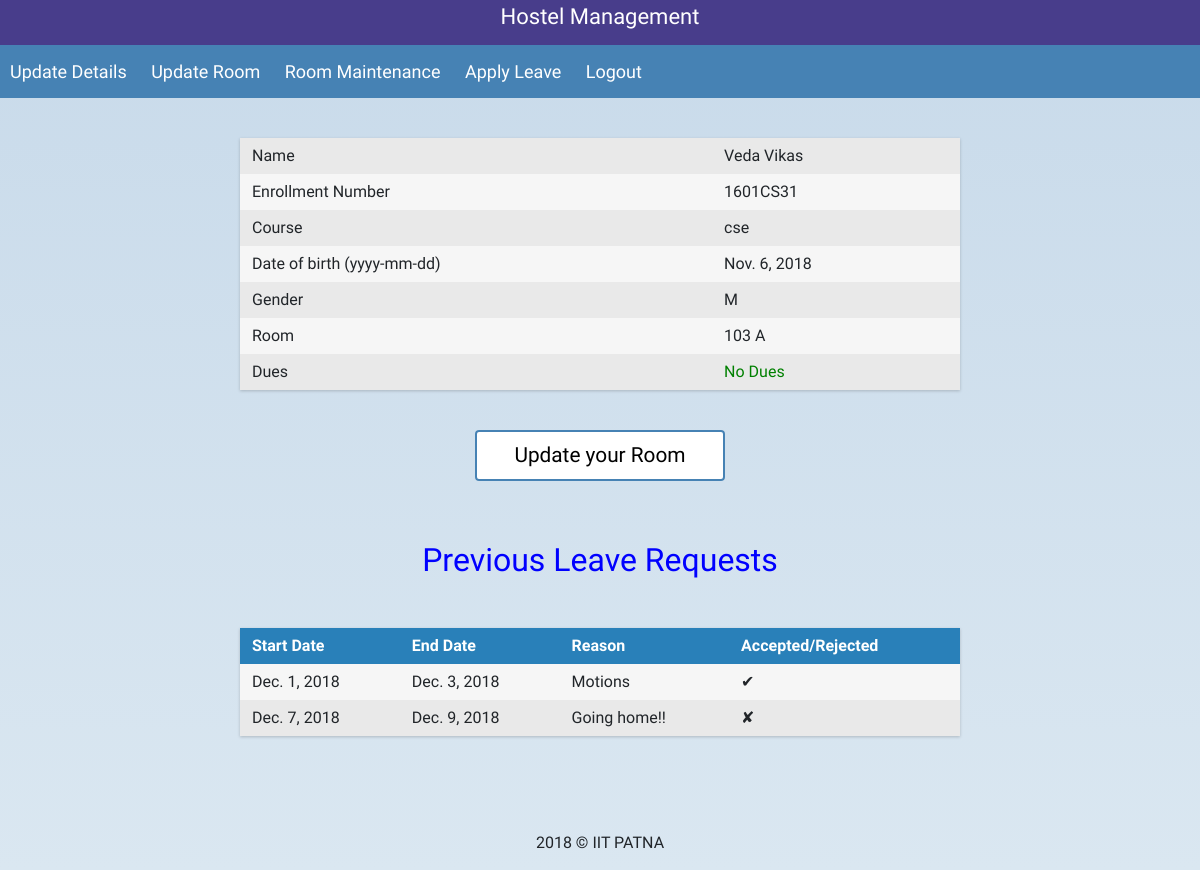
Before: /student_profile/ (signed in) with the older database file.
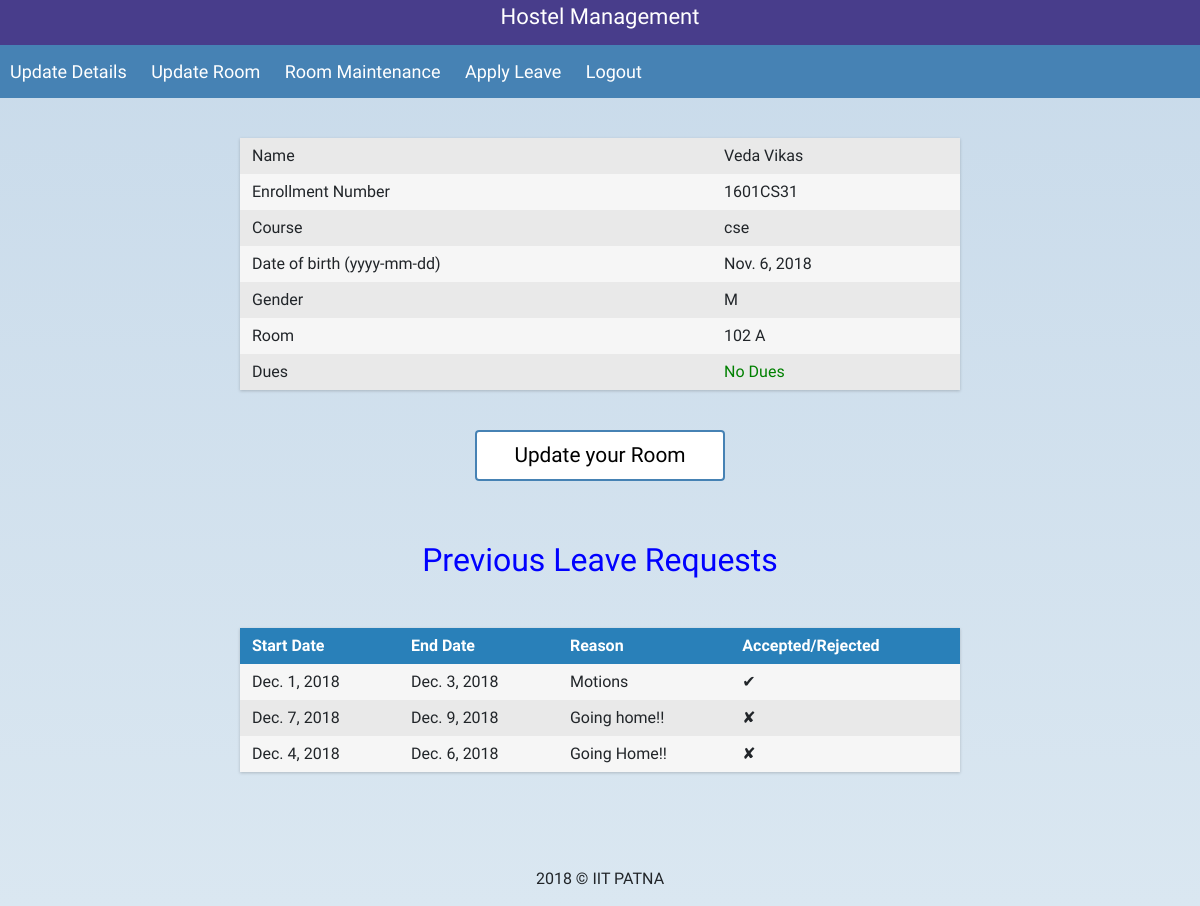
After: the same page with the newer database file.
### selection/models.py (models this page shows, shortened)
class Student(models.Model):
    user = models.OneToOneField(
        User,
        default=None,
        null=True,
        on_delete=models.CASCADE)
    gender_choices = [('N','None'),('M', 'Male'), ('F', 'Female')]
    student_name = models.CharField(max_length=200, null=True)
    father_name = models.CharField(max_length=200, null=True)
    enrollment_no = models.CharField(max_length=10, unique=True, null=True)
    course = models.ForeignKey(
        'Course',
        null=True,
        default=None,
        on_delete=models.CASCADE)
    dob = models.DateField(
        max_length=10,
        help_text="format : YYYY-MM-DD",
        null=True)
    gender = models.CharField(
        choices=gender_choices,
        max_length=1,
        default='N',null=True)
    room = models.OneToOneField(
        'Room',
        blank=True,
        on_delete= models.SET_NULL,
        null=True)
    room_allotted = models.BooleanField(default=False)
    no_dues = models.BooleanField(default=True)

class Room(models.Model):
    room_choice = [('S', 'Single Occupancy'), ('D', 'Double Occupancy'), ('P', 'Reserved for Research Scholars'),('B', 'Both Single and Double Occupancy')]
    no = models.CharField(max_length=5)
    name = models.CharField(max_length=10)
    room_type = models.CharField(choices=room_choice, max_length=1, default=None)
    vacant = models.BooleanField(default=False)
    hostel = models.ForeignKey('Hostel', on_delete=models.CASCADE)
    repair = models.CharField(max_length=100, blank=True)
    def __str__(self):
        return '%s %s' %(self.name, self.hostel)

class Hostel(models.Model):
    name = models.CharField(max_length=5)
    gender_choices = [('M', 'Male'), ('F', 'Female')]
    gender = models.CharField(
        choices=gender_choices,
        max_length=1,
        default=None,
        null=True)
    course = models.ManyToManyField('Course', default=None, blank=True)
    caretaker = models.CharField(max_length=100, blank=True)
    def __str__(self):
        return self.name

class Leave(models.Model):
    student = models.ForeignKey('Student', on_delete=models.CASCADE)
    start_date = models.DateField()
    end_date = models.DateField()
    reason = models.CharField(max_length=100,blank = False)
    accept = models.BooleanField(default=False)
    reject = models.BooleanField(default=False)
    confirm_time = models.DateTimeField(auto_now_add=True)

class Course(models.Model):
    code = models.CharField(max_length=100, default=None)
    room_choice = [('S', 'Single Occupancy'), ('D', 'Double Occupancy'), ('P', 'Reserved for Research Scholars'), ('B', 'Both Single and Double Occupancy')]
    room_type = models.CharField(choices=room_choice, max_length=1, default='D')

### selection/views.py (the view)
# urls.py: path('student_profile/', views.student_profile, name='student_profile'),
def student_profile(request):
    user = request.user
    if user is not None:
        if user.is_warden:
            return HttpResponse('Invalid Login')
        if user.is_active:
            login(request, user)
            student = request.user.student
            leaves = Leave.objects.filter(student=request.user.student)
            return render(request, 'profile.html', {'student': student, 'leaves': leaves})
        else:
            return HttpResponse('Disabled account')
    else:
        return HttpResponse('Invalid Login')

### selection/templates/profile.html
{% extends 'base.html' %}
{% block content %}
    <div class="wrapper">
        <div class="table">
            <div class="row">
                <div class="cell">
                    Name
                </div>
                <div class="cell">
                    {{ student.student_name }}
                </div>
            </div>
            <div class="row">
                <div class="cell">
                    Enrollment Number
                </div>
                <div class="cell">
                    {{ student.enrollment_no }}
                </div>
            </div>
            <div class="row">
                <div class="cell">
                    Course
                </div>
                <div class="cell">
                    {{ student.course.code }}
                </div>
            </div>
            <div class="row">
                <div class="cell">
                    Date of birth (yyyy-mm-dd)
                </div>
                <div class="cell">
                    {{ student.dob }}
                </div>
            </div>
            <div class="row">
                <div class="cell">
                    Gender
                </div>
                <div class="cell">
                    {{ student.gender }}
                </div>
            </div>
            <div class="row">
                <div class="cell">
                    Room
                </div>
                <div class="cell">
                    {% if student.room_allotted %} {{ student.room }}
                    {% else %} Not Allotted
                    {% endif %}
                </div>
            </div>
            <div class="row">
                <div class="cell">
                    Dues
                </div>
                <div class="cell">
                    {% if student.no_dues %} <div style="color: green">No Dues</div>
                    {% else %} <div style="color: red">Unpaid Dues</div>
                    {% endif %}
                </div>
            </div>
        </div>
        {% if student.room_allotted %}
            <a class="button-custom" href="{% url 'select' %}">
           Update your Room
        </a>
        {% else %}
        <a class="button-custom" href="{% url 'select' %}">
            Select a Room
        </a>
        {% endif %}
    </div>
    <h2 style = "text-align: center; color: blue ;" > Previous Leave Requests</h2>
    {% if leaves %}
    <div class="wrapper">
        <div class="table">
            <div class="row header">
                <div class="cell">
                    Start Date
                </div>
                <div class="cell">
                    End Date
                </div>
                <div class="cell">
                    Reason
                </div>
                <div class="cell">
                    Accepted/Rejected
                </div>
            </div>
            {% for leave in leaves %}
                <div class="row">
                    <div class="cell">
                        {{leave.start_date}}
                    </div>
                    <div class="cell">
                        {{leave.end_date}}
                    </div>
                    <div class="cell">
                        {{leave.reason}}
                    </div>
                    <div class="cell">
                        {% if leave.accept %} &#10004; {% elif leave.reject %} &#10008; {% else %} - {% endif %}
                    </div>
                 </div>
            {% endfor %}
        </div>
    </div>
    {% endif %}
{% endblock content %}
{% block more_links %}
    <a href="{% url 'edit' %}">
            Update Details
        </a>
         {% if student.room_allotted %}
        <a href="{% url 'select' %}">
            Update Room
        </a>
        {% else %}
        <a href="{% url 'select' %}">
            Select a Room
        </a>
        {% endif %}
        <a href="{% url 'repair' %}">
            Room Maintenance
        </a>
        <a href="{% url 'leave_status' %}">
            Apply Leave
        </a>
        <a href="{% url 'logout' %}">
            Logout
        </a>
{% endblock more_links %}

Changed rows visible on the page:
changed Student "Veda Vikas": room "103 A" → "102 A"
added Leave: start_date "Dec. 4, 2018", end_date "Dec. 6, 2018", reason "Going Home!!"
